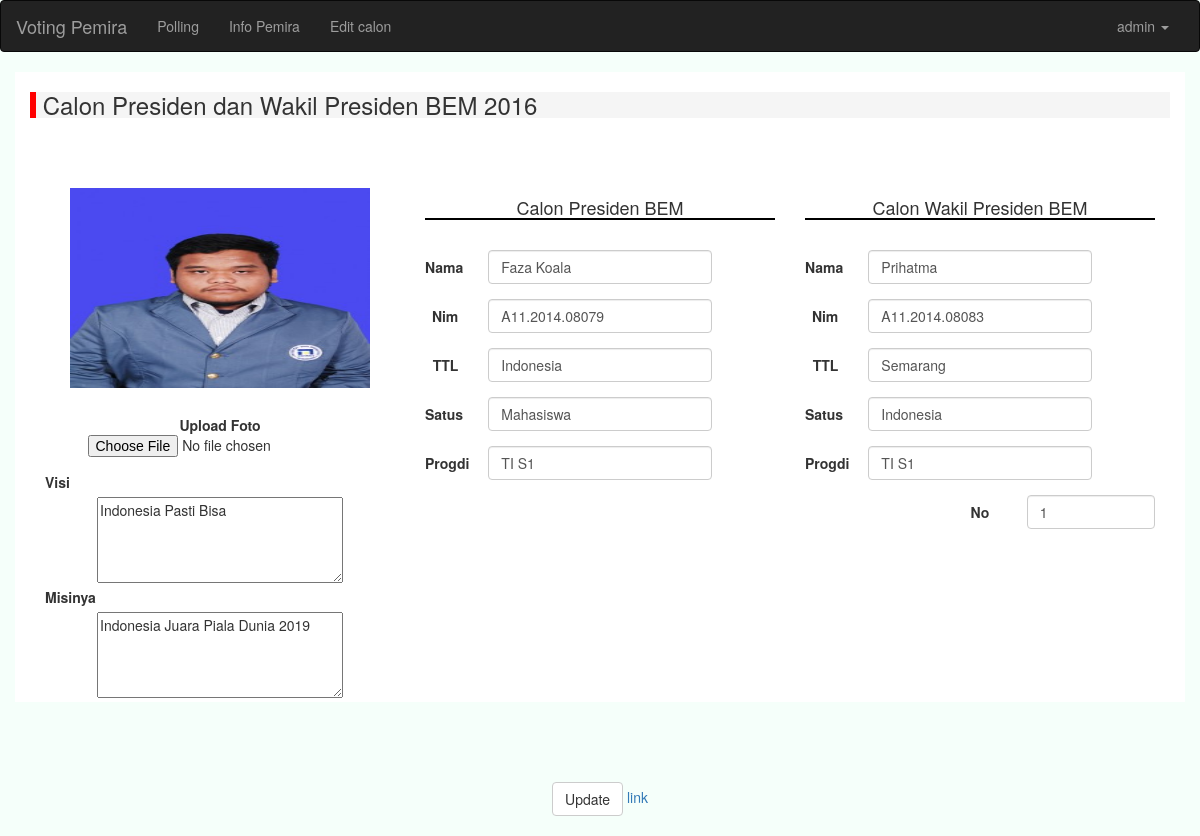
Screenshot of /edit.php?no=1 (signed in) with the database file from the repository.
### tables this page shows
CREATE TABLE `calonpresiden` (
  `nama` varchar(50) NOT NULL,
  `nim` varchar(20) NOT NULL,
  `ttl` varchar(20) NOT NULL,
  `status` varchar(20) NOT NULL,
  `progdi` varchar(200) NOT NULL,
  `visi` varchar(500) NOT NULL,
  `misi` varchar(500) NOT NULL,
  `no` varchar(20) NOT NULL,
  `foto` varchar(250) NOT NULL
);

CREATE TABLE `calonwapres` (
  `nama` varchar(50) NOT NULL,
  `nim` varchar(20) NOT NULL,
  `ttl` varchar(20) NOT NULL,
  `status` varchar(20) NOT NULL,
  `progdi` varchar(200) NOT NULL,
  `no` varchar(20) NOT NULL
);

### edit.php (the view, shortened to what this page needs)
<?php
    require_once "koneksi.php";
    require_once "admin.php";
    $user = new admin($DB_con);
  if(isset($_GET['UP'])){
    $Nama = $_POST['Nama'];
    $Nim = $_POST['Nim'];
    $TTL = $_POST['TTL'];
    $Status = $_POST['Status'];
    $Progdi = $_POST['Progdi'];
    $visi = $_POST['visi'];
    $misi = $_POST['misi'];
    $No = $_POST['No'];
    $Nama3 = $_POST['Nama3'];
    $Nim2 = $_POST['Nim2'];
    $TTL2 = $_POST['TTL2'];
    $Status2 = $_POST['Status2'];
    $Progdi2 = $_POST['Progdi2'];
    $imgFile = $_FILES['user_image']['name'];
    $tmp_dir = $_FILES['user_image']['tmp_name'];
    $imgSize = $_FILES['user_image']['size'];
      $upload_dir = 'user_image/';
      $imgExt = strtolower(pathinfo($imgFile,PATHINFO_EXTENSION));
      $valid_extensions = array('jpeg', 'jpg', 'png', 'gif');
      $userpict = rand(1000,1000000).".".$imgExt;
      if(in_array($imgExt, $valid_extensions)){
        if($imgSize < 5000000)        {
          move_uploaded_file($tmp_dir,$upload_dir.$userpict);
        }
        else{
          $errMSG = "Sorry, your file is too large.";
        }
      }
      else{
        $errMSG = "Sorry, only JPG, JPEG, PNG & GIF files are allowed.";
      }
   if($user->editcalon($Nama,$Nim,$TTL,$Progdi,$Status,$visi,$misi,$No,$userpict,$Nama3,$Nim2,$TTL2,$Status2,$Progdi2))
            {
                $user->redirect('infopemira.php?no=1');
            }
  }
else if(isset($_GET['no'])){
    $ni   = $_GET['no'];
    $query = $DB_con->query("SELECT * FROM calonpresiden WHERE no = '$ni'");
    $query->execute(array($ni));
    $data  = $query->fetch(PDO::FETCH_ASSOC);
    $query2 = $DB_con->query("SELECT * FROM calonwapres WHERE no = '$ni'");
    $query2->execute(array($ni));
    $data2  = $query2->fetch(PDO::FETCH_ASSOC);
   }
?>
<!DOCTYPE html>
  <html lang="eu">
<html>
<head>
    <link rel="stylesheet" type="text/css" href="css/bootstrap.css">
    <link rel="stylesheet" type="text/css" href="style.css">
    <link href="css/bootstrap.min.css" rel="stylesheet">
  <link rel="stylesheet" href="https://maxcdn.bootstrapcdn.com/bootstrap/3.3.7/css/bootstrap.min.css">
</head>
<body style="background-color: #F5FFFA">
    <nav class="navbar navbar-inverse">
  <div class="container-fluid">
    <div class="navbar-header">
      <a class="navbar-brand" href="#">Voting Pemira</a>
    </div>
    <div class="collapse navbar-collapse" id="bs-example-navbar-collapse-1">
      <ul class="nav navbar-nav">
        <li><a href="polling.php">Polling <span class="sr-only">(current)</span></a></li>
        <li><a href="infopemira.php?no=1">Info Pemira <span class="sr-only">(current)</span></a></li>
        <li><a href="tampil.php">Edit calon<span class="sr-only">(current)</span></a></li>
      </ul>
      <ul class="nav navbar-nav navbar-right">
        <li class="dropdown">
          <a href="#" class="dropdown-toggle" data-toggle="dropdown" role="button" aria-haspopup="true" aria-expanded="false"><?php echo $_SESSION['Nim'];?> <span class="caret"></span></a>
        </li>
      </ul>
    </div>
  </div>
</nav>
<div class="container" style="background-color: white">
<h3 style="border-left: 6px solid red;background-color:#F5F5F5;">
&nbspCalon Presiden dan Wakil Presiden BEM 2016</h3>
<br>
<br>
<br>
<form class="form-horizontal" enctype="multipart/form-data" method="POST" action="ceklogin.php">
    <div class="col-sm-4" align="center">
        <img src="user_image/<?php echo $data['foto']; ?>" alt="Calon" width="300" height="200"><br><br>
          <div class="form-group">
            <label for="exampleInputFile" class="control-label">Upload Foto</label>
            <input type="file" id="exampleInputFile" name="user_image" accept="image/*"/>
          </div>
          <div align="left">
            <label>Visi</label>
          </div>
        <textarea name="visi"  class="visi" rows="4" cols="30"><?php echo $data['visi']?></textarea>
        <div align="left">
          <label>Misinya</label>
        </div>
       <textarea name="misi" class="misi" rows="4" cols="30"><?php echo $data['misi']?></textarea>
    </div>
    <div class="col-sm-4" align="left">
      <div align="center">
      <h4 style="border-bottom: 2px solid black;
    background-color: white;">Calon Presiden BEM</h4>
      </div>
      <br>
      <div class="form-group">
    <label for="inputNama" class="col-sm-2 control-label">Nama</label>
    <div class="col-xs-8">
      <input name="Nama" type="nama" class="form-control" value="<?php echo $data['nama']?>" required="" id="inputNama" placeholder="Nama">
    </div>
  </div>
    <div class="form-group">
    <label for="inputNim" class="col-sm-2 control-label">Nim</label>
    <div class="col-xs-8">
      <input name="Nim" type="nim" class="form-control" required="" value="<?php echo $data['nim']?>" id="inputNim" placeholder="Nim">
    </div>
  </div>
      <div class="form-group">
    <label for="inputTTL" class="col-sm-2 control-label">TTL</label>
    <div class="col-xs-8">
      <input name="TTL" type="TTL" class="form-control" required="" id="inputTTL" value="<?php echo $data['ttl']?>" placeholder="Tempat/tgl lahir">
    </div>
  </div>
     <div class="form-group">
    <label for="inputstatus" class="col-sm-2 control-label">Satus</label>
    <div class="col-xs-8">
      <input name="Status" type="Status" class="form-control" required="" id="inputstatus" value="<?php echo $data['status']?>" placeholder="Status">
    </div>
  </div>
      <div class="form-group">
    <label for="inputprogdi" class="col-sm-2 control-label">Progdi</label>
    <div class="col-xs-8">
      <input name="Progdi" type="Progdi" class="form-control" required="" id="inputprogdi" value="<?php echo $data['progdi']?>" placeholder="progdi">
    </div>
  </div>
  </div>
  <div class="col-sm-4" align="left">
    <div align="center">
      <h4 style="border-bottom: 2px solid black;
    background-color: white;">Calon Wakil Presiden BEM</h4>
      </div>
      <br>
      <div class="form-group">
    <label for="inputNama" class="col-sm-2 control-label">Nama</label>
    <div class="col-xs-8">
      <input name="Nama3" type="nama" class="form-control" required="" id="inputNama" value="<?php echo $data2['nama']?>" placeholder="Nama">
    </div>
  </div>
  <div class="form-group">
    <label for="inputNama" class="col-sm-2 control-label">Nim</label>
    <div class="col-xs-8">
      <input name="Nim2" type="nim" class="form-control" required="" id="inputNim" value="<?php echo $data2['nim']?>" placeholder="Nim">
    </div>
  </div>
      <div class="form-group">
    <label for="inputTTL" class="col-sm-2 control-label">TTL</label>
    <div class="col-xs-8">
      <input name="TTL2" type="TTL" class="form-control" required="" id="inputTTL" placeholder="Tempat/tgl lahir" value="<?php echo $data2['ttl']?>">
    </div>
  </div>
     <div class="form-group">
    <label for="inputstatus" class="col-sm-2 control-label">Satus</label>
    <div class="col-xs-8">
      <input name="Status2" type="Status" class="form-control" required="" id="inputstatus" placeholder="Status" value="<?php echo $data2['status']?>">
    </div>
  </div>
  <div class="form-group">
    <label for="inputprogdi" class="col-sm-2 control-label">Progdi</label>
    <div class="col-xs-8">
      <input type="progdi2" name="Progdi2" class="form-control" required="" id="inputprogdi" placeholder="progdi" value="<?php echo $data2['progdi']?>">
    </div>
  </div>
  <div class="form-group">
      <div class="col-xs-5"  style="float:right; text-align:center;">
        <input type="no" name="No" class="form-control" required=""value="<?php echo $data['no']?>" id="inputno" placeholder="No">
      </div>
      <label for="inputprogdi"  style="float:right; text-align:center;" class="col-sm-2 control-label">No</label>
  </div>
    </div>
  </div>
      <br>
      <br>
      <br>
      <div>
      <nav aria-label="...">
      <ul class="pager">
        <button name="UP" class="btn btn-default" type="submit">Update</button>
         <a href="infopemira.php?no=1">link</a>
      </ul>
    </nav>
    </div>
</body>
</html>

### rows the page displays
calonpresiden: foto (picture), visi "Indonesia Pasti Bisa", misi "Indonesia Juara Piala Dunia 2019", Nama "Faza Koala", Nim "A11.2014.08079", TTL "Indonesia", Status "Mahasiswa", Progdi "TI S1"
calonwapres: Nama3 "Prihatma", Nim2 "A11.2014.08083", TTL2 "Semarang", Status2 "Indonesia", Progdi2 "TI S1"

### other values shown
$_SESSION['Nim'] "admin"
